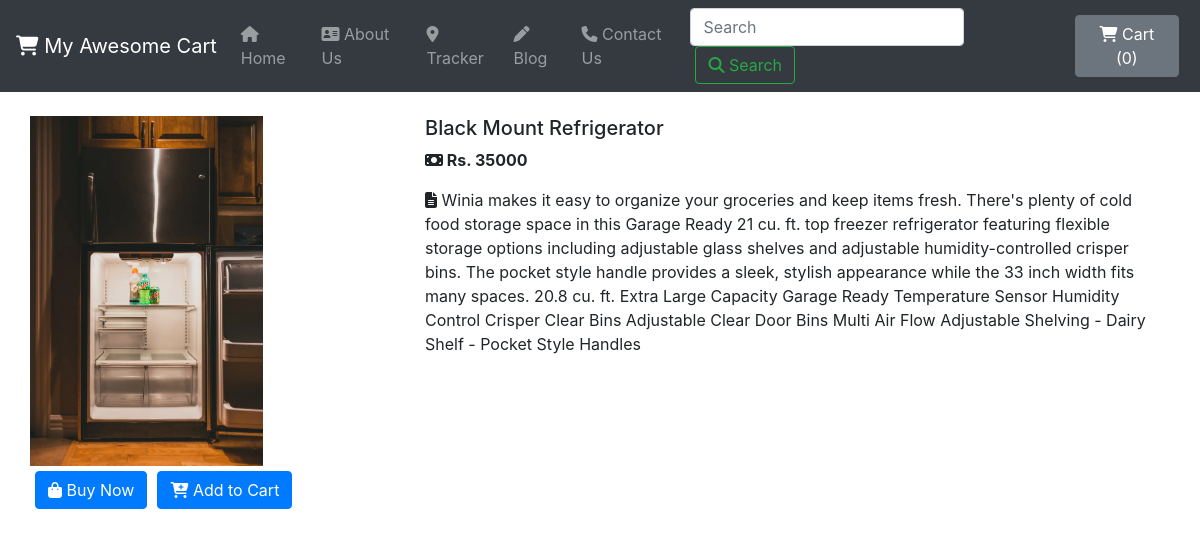
Screenshot of /products/21 with the database file from the repository.
### shop/models.py (models this page shows, shortened)
class Product(models.Model):
    product_id = models.AutoField
    product_name = models.CharField(max_length=26)
    category = models.CharField(max_length=50, default="")
    subcategory = models.CharField(max_length=50, default="")
    price = models.IntegerField(default=0)
    desc = models.CharField(max_length=4000, default="No description Provided.")
    pub_date = models.DateField()
    image = models.ImageField(upload_to="shop/images", default="")

### shop/views.py (the view)
# urls.py: path('products/<int:myid>', views.productView, name="ProductView"),
def productView(request, myid):
    product = Product.objects.filter(id=myid)
    return render(request, "shop/prodview.html", {'product': product[0]})

### shop/templates/shop/prodview.html (shortened to what this page needs)
{% extends 'shop/basic.html' %}
{% block body %}
<div class="container my-4">
    <div class="row">
        <div class="col-md-4">
            <div class="row">
        <img src="/media/{{ product.image }}" width="233px" >
            </div>
                <div class="row">
                    <button class="btn btn-primary"><i class="fas fa-shopping-bag"></i> Buy Now</button>
                    <button class="btn btn-primary"><i class="fa-solid fa-cart-plus"></i> Add to Cart</button>
                </div>
        </div>
            <div class="col-md-8">
        <h5>{{ product.product_name }}</h5>
        <p><strong><i class="fa-solid fa-money-bill"></i> Rs. {{ product.price }}</strong></p>
        <p><i class="fa-solid fa-file-lines"></i> {{ product.desc }}</p>
            </div>
    </div>
</div>
{% endblock %}

### shop/templates/shop/basic.html (style rules this page uses)
.btn, .btn-secondary { margin: 5px; }

### rows the page displays
Product: image (picture), product_name "Black Mount Refrigerator", price "35000", desc "Winia makes it easy to organize your groceries and keep items fresh. There's plenty of cold food storage space in this Garage Ready 21 cu. ft. top freezer refrigerator featuring flexible storage options including adjustable glass shelves and adjustable humidity-controlled crisper bins. The pocket style handle provides a sleek, stylish appearance while the 33 inch width fits many spaces. 20.8 cu. ft. Extra Large Capacity Garage Ready Temperature Sensor Humidity Control Crisper Clear Bins Adjustable Clear Door Bins Multi Air Flow Adjustable Shelving - Dairy Shelf - Pocket Style Handles"
